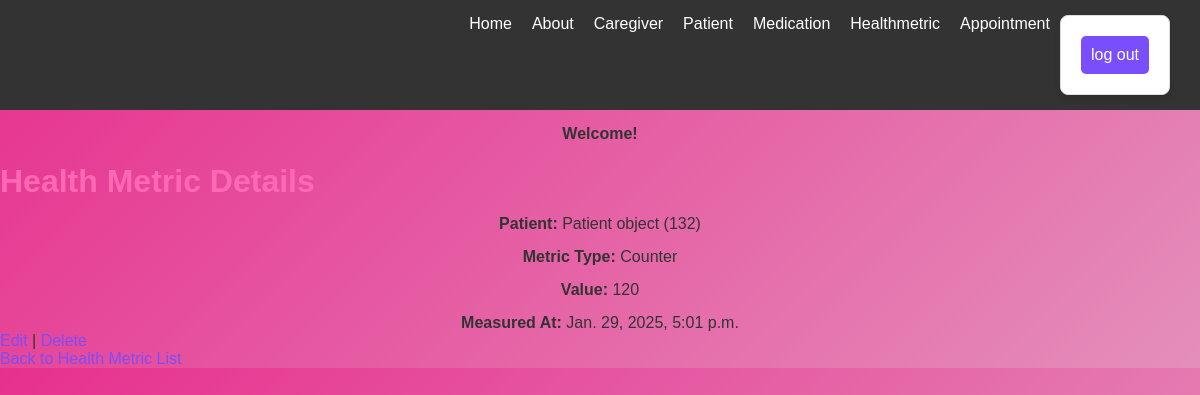
Page /health-metrics/7/ on the committed database.
### app/models.py (models this page shows, shortened)
class HealthMetric(models.Model):
    patient = models.ForeignKey(
        Patient,
        on_delete=models.CASCADE,
        related_name='health_metrics'
    )
    metric_type = models.CharField(max_length=100)  # e.g., "Blood Pressure", "Heart Rate"
    value = models.CharField(max_length=50)
    measured_at = models.DateTimeField(auto_now_add=True)

class Patient(models.Model):
    first_name = models.CharField(max_length=100)
    last_name = models.CharField(max_length=100)
    date_of_birth = models.DateField()
    address = models.TextField(blank=True, null=True)
    primary_caregiver = models.ForeignKey(
        Caregiver,
        on_delete=models.SET_NULL,
        related_name='patients',
        null=True,
        blank=True
    )

### app/views.py (the view)
# urls.py: path('health-metrics/<int:pk>/', HealthMetricDetailView.as_view(), name='healthmetric_detail'),
class HealthMetricDetailView(DetailView):
    model = HealthMetric
    template_name = 'app/healthmetric_detail.html'
    context_object_name = 'health_metric'

### app/templates/app/healthmetric_detail.html (shortened to what this page needs)
{% extends 'app/base.html' %}
{% block content %}
    <h1>Health Metric Details</h1>
    <p><strong>Patient:</strong> {{ health_metric.patient }}</p>
    <p><strong>Metric Type:</strong> {{ health_metric.metric_type }}</p>
    <p><strong>Value:</strong> {{ health_metric.value }}</p>
    <p><strong>Measured At:</strong> {{ health_metric.measured_at }}</p>
    <a href="{% url 'healthmetric_update' health_metric.pk %}">Edit</a> |
    <a href="{% url 'healthmetric_delete' health_metric.pk %}">Delete</a>
    <br>
    <a href="{% url 'healthmetric_list' %}">Back to Health Metric List</a>
{% endblock content %}

### static/css/base.css (style rules this page uses)
h1 { color: hotpink; }
a { color: #7a4efb; text-decoration: none; }
p { text-align: center; margin-top: 15px; font-size: 1rem; }
* { margin: 0; padding: 0; box-sizing: border-box; font-family: 'Arial', sans-serif; }
body { background: linear-gradient(135deg, #e7308e, #e48fbb); color: #333; animation: backgroundAnimation 10s infinite alternate; }

### app/templates/app/navbar.html (style rules this page uses)
* { margin: 0; padding: 0; box-sizing: border-box; }
body { font-family: Arial, sans-serif; }

### rows in the picture
HealthMetric: patient "Patient object (132)", metric_type "Counter", value "120", measured_at "Jan. 29, 2025, 5:01 p.m."
